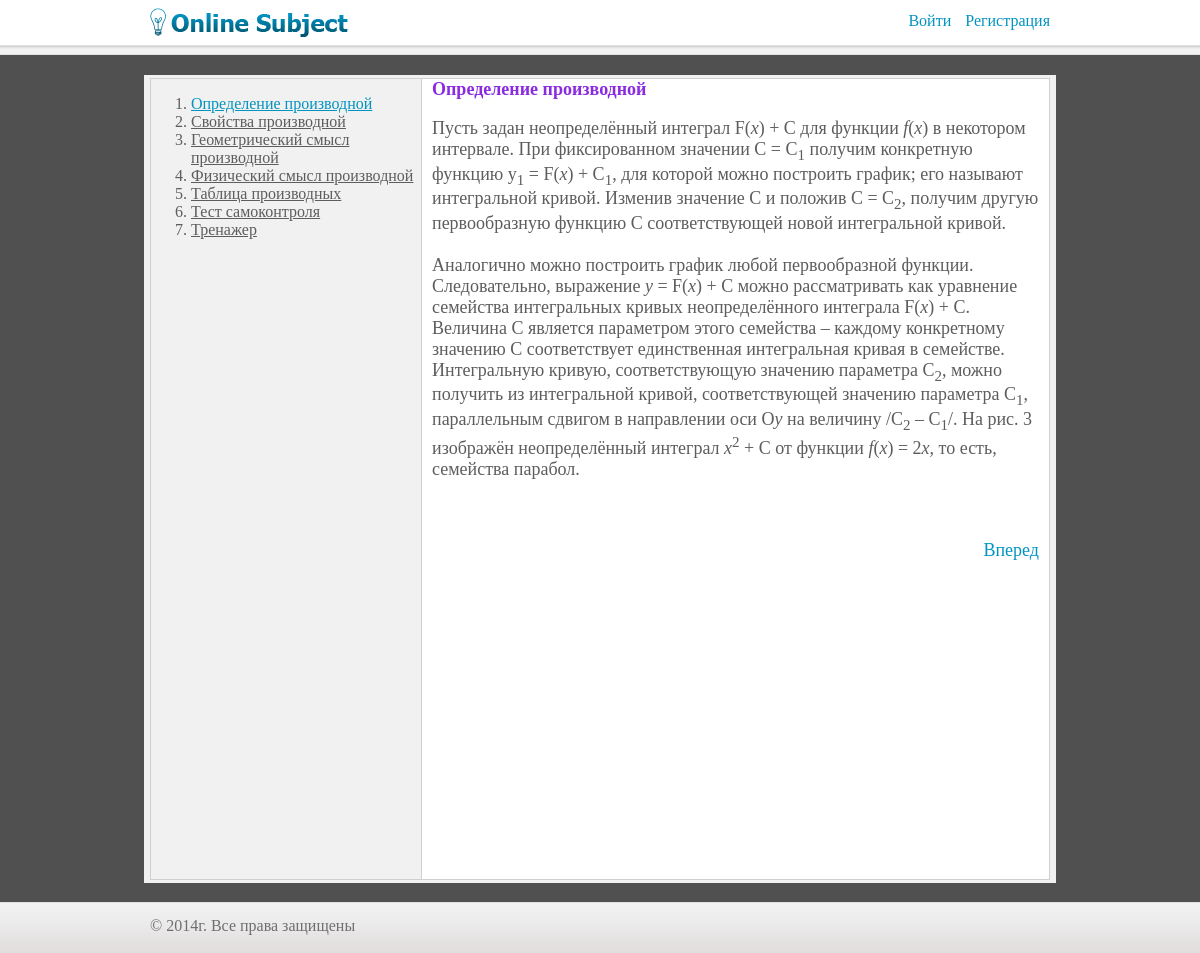
The app's page /pages/show/1 with its own data.
### tables this page shows
CREATE TABLE `tpages` (
  `id` mediumint(11) NOT NULL AUTO_INCREMENT,
  `name` varchar(200) DEFAULT NULL,
  `alias` varchar(200) DEFAULT NULL,
  `content` text,
  `themeId` int(11) NOT NULL DEFAULT '0',
  `parent` int(11) DEFAULT '0',
  `showDemo` int(11) DEFAULT '0',
  PRIMARY KEY (`id`)
);

CREATE TABLE `ttests` (
  `id` int(11) NOT NULL AUTO_INCREMENT,
  `name` varchar(200) DEFAULT NULL,
  `description` text,
  `themeId` int(11) DEFAULT '0',
  PRIMARY KEY (`id`)
);

### application/models/page.php (called while the page is built, shortened)
<?php
class Page extends CI_Model {
	public $table	=	'tpages';
	public function getById($page, $id) {
		$result	=	$this->db
							->select()
							->from($this->table)
							->where('id', $id)
							->get()
							->row()
							;
		$page->apply($result);
		return $page;
	}
	public function getByThemeId($page, $id) {
		$result	=	$this->db
							->select()
							->from($this->table)
							->where('themeId', $id)
							->order_by('id')
							->get()
							->result()
							;
		if(!empty($result)) {
			foreach ($result as $key=>$item) {
				$result[$key]	=	PageItem::factory()->apply($item);
			}
		} else {
			$result	=	array();
		}
		return $result;
	}
}
class PageItem {
	public function __construct($id = 0) {
		$this->load($id);
	}
	public static function factory($id = 0) {
		return new PageItem($id);
	}
	public function load($id = 0) {
		if($id != 0) {
			return $this->getModel()->getById($this, $id);
		} else {
			return $this;
		}
	}
	public function apply($object)	{
         return $this;
    }
    public function getCI() {
    	$ci =& get_instance();
        return $ci;
    }
	public function getModel() {
		return $this->getCI()->page;
	}
	public function getByThemeId($theme) {
		return $this->getModel()->getByThemeId($this, $theme);
	}
}
?>

### application/libraries/layout.php (called while the page is built, shortened)
<?php
class Layout
{
	private $_CI;
	private $_layout 		= 'layouts/default.php';
	private $_initialPath 	= '';
	public function __construct()
	{
		$this->_CI = & get_instance();
	}
	private function getCI()
	{
		return $this->_CI;
	}
	public function view($view, $params = false)
	{
		$data['content'] = $this->getCI()->load->view($this->_initialPath . $view, $params, true);
		$this->getCI()->load->view($this->_layout, $data);
	}
}
?>

### index.php (called while the page is built, shortened)
<?php
require_once BASEPATH.'core/CodeIgniter.php';

### application/models/theme.php (called while the page is built, shortened)
<?php
class Theme extends CI_Model {
	public $table	=	'tthemes';
	public function getById($theme, $id) {
		$result	=	$this->db
							->select()
							->from($this->table)
							->where('id', $id)
							->get()
							->row()
							;
		$theme->apply($result);
		return $theme;
	}
}
class ThemeItem {
	public function __construct($id = 0) {
		$this->load($id);
	}
	public static function factory($id = 0) {
		return new ThemeItem($id);
	}
	public function load($id = 0) {
		if($id != 0) {
			return $this->getModel()->getById($this, $id);
		} else {
			return $this;
		}
	}
	public function apply($object)	{
         return $this;
    }
    public function getCI() {
    	$ci =& get_instance();
        return $ci;
    }
	public function getModel() {
		return $this->getCI()->theme;
	}
}
?>

### application/models/test.php (called while the page is built, shortened)
<?php
class Test extends CI_Model {
	public $table	=	'ttests';
	public function getByThemeId($test, $id) {
		$result	=	$this->db
							->select()
							->from($this->table)
							->where('themeId', $id)
							->order_by('id')
							->get()
							->result()
							;
		if(!empty($result)) {
			foreach ($result as $key=>$item) {
				$result[$key]	=	TestItem::factory()->apply($item);
			}
		} else {
			$result	=	array();
		}
		return $result;
	}
}
class TestItem {
	public static function factory($id = 0) {
		return new TestItem($id);
	}
	public function load($id = 0) {
		if($id != 0) {
			return $this->getModel()->getById($this, $id);
		} else {
			return $this;
		}
	}
	public function apply($object)	{
         return $this;
    }
    public function getCI() {
    	$ci =& get_instance();
        return $ci;
    }
	public function getModel() {
		return $this->getCI()->test;
	}
	public function getByThemeId($theme) {
		return $this->getModel()->getByThemeId($this, $theme);
	}
}
?>

### application/models/user.php (called while the page is built, shortened)
<?php
class UserItem {
	public function load($id = 0) {
		if($id != 0) {
			return $this->getModel()->getById($this, $id);
		} else {
			return $this;
		}
	}
}
?>

### application/helpers/user_helper.php (called while the page is built)
<?php
class UserHelper
{
	static protected $_loggedInUser;
	public static function loggedIn()
	{
		if (self::$_loggedInUser == NULL || self::$_loggedInUser->id == 0) {
			$ci =& get_instance();
			$userSession = 	$ci->session->userdata('user');
			if (isset($userSession['id']) && !(empty($userSession['id']))) {
				self::$_loggedInUser = new UserItem($userSession['id']);
			}else {
				self::$_loggedInUser = new UserItem();
			}
		}
		return self::$_loggedInUser;
	}
}
?>

### application/views/pages/navigator.php (the view)
<ol>
	<?php foreach ($pages as $item):?>
		<li <?php echo !empty($item->parent) ? 'value="'.$item->parent .'"' : ''?>>
			<?php if(!empty($page)):?>
				<a href="<?php echo site_url('pages/show/'. $item->id)?>" <?php echo ($page->id == $item->id) ? 'class="active"' : ''?>><?php echo $item->name?></a>
			<?php else:?>
				<a href="<?php echo site_url('pages/show/'. $item->id)?>" ><?php echo $item->name?></a>
			<?php endif?>
		</li>
	<?php endforeach;?>
	<?php foreach ($tests as $item):?>
		<li>
		<?php if(!empty($test)):?>
				<a href="<?php echo site_url('tests/show/'. $item->id)?>" <?php echo ($test->id == $item->id) ? 'class="active"' : ''?>><?php echo $item->name?></a>
			<?php else:?>
				<a href="<?php echo site_url('tests/show/'. $item->id)?>" ><?php echo $item->name?></a>
			<?php endif?>
		</li>
	<?php endforeach;?>
</ol>

### application/controllers/pages.php (shortened to what this page needs)
<?php
class Pages extends CI_Controller {
	public function show($id) {
		$page		=	PageItem::factory($id);
		$page->content	=	preg_replace("/\[::([^::]*)::\]/", "<img src=\"". base_url()."images/formules/\$1\" />", $page->content);
		$page->content	=	str_replace('[----]', 'onclick="javascript: slide(this)" style="cursor: pointer; text-decoration: underline;"', $page->content);
		$theme		=	ThemeItem::factory($page->themeId);
		$pages		=	PageItem::factory()->getByThemeId($theme->id);
		$tests		=	TestItem::factory()->getByThemeId($theme->id);
		$this->layout->view('pages/page', array(
												'theme' => $theme,
												'page' => $page,
												'pages' => $pages,
												'tests' => $tests,
												'pageFlag' => true,
											));
	}
}
?>

### application/views/pages/page.php (shortened to what this page needs)
<div class="navbar">
	<?php $this->load->view('pages/navigator', array('pages' => $pages));?>
</div>
<div class="description">
	<?php echo $page->content?>
	<div class="links">
		<?php foreach ($pages as $key=>$item):?>
			<?php if($item->id == $page->id && $key != (count($pages) -1) ):?>
				<a href="<?php echo site_url('pages/show/'.$pages[$key+1]->id)?>" class="floatRight">Вперед</a>
			<?php endif;?>
		<?php endforeach;?>
	</div>
</div>

### application/views/common/header.php (shortened to what this page needs)
<?php
$userInfo	=	UserHelper::loggedIn();
?>
<html>
	<head>
	</head>
	<link rel="stylesheet" type="text/css" href="<?php echo base_url()?>css/main.css">
	<div id="content">
		<div class="header_content">
			<div class="header">
				<h1>
					<a class="logo" href="<?php echo site_url()?>">
						<img alt="OnlineSubjects" src="<?php echo base_url()?>images/logo.png" />
					</a>
				</h1>
				<?php if($userInfo->id > 0):?>
					<div class="account">
						Привет, <a style="padding: 0px;" href="<?php echo site_url('users/account')?>"><?php echo trim($userInfo->firstName . ' ' . $userInfo->lastName)?></a> <a href="<?php echo site_url('users/logout')?>">Выйти</a>
					</div>
				<?php else:?>
					<div class="account">
						<a href="<?php echo site_url('users/login')?>">Войти</a>
						<a href="<?php echo site_url('users/signup')?>">Регистрация</a>
					</div>
				<?php endif;?>
			</div>
		</div>
		<div class="header_line">&nbsp;</div>
		<div class="content" style="<?php echo (!empty($pageFlag)) ? "background: #F1F1F1;" : '' ?>" >
			<div class="inside" style="<?php echo (!empty($home)) ? "min-height: 630px;" : '' ?>" >

### application/views/layouts/default.php
<?php $this->load->view('common/header')?>
        <?php echo $content?>
<?php $this->load->view('common/footer')?>

### application/views/common/footer.php
			</div>
		</div>
		<div class="push">&nbsp;</div>
	</div>
	<div class="footer">
		<div class=text>&copy; <?php echo date('Y') ?>г. Все права защищены</div>
	</div>
</html>

### css/main.css (style rules this page uses)
a { text-decoration: none; }
a:link, a:visited { color: #0293C1; }
.floatRight { float: right; }
.push { height: 50px; }
div { display: block; }
#content { min-height: 100%; height: auto !important; min-height: 100%; height: auto; margin: 0 auto -51px; width: 100%; background: #505050; }
.header_content { background: white; }
.header { background: white; height: 45px; width: 900px; margin: 0 auto; }
.header h1 { width: 300px; float: left; position: relative; padding: 8px 0; margin: 0px; }
.header .account { width: 300px; float: right; position: relative; text-align: right; padding: 12px 0; }
.header_line { background: url("../images/header_line.png") repeat-x; height: 10px; }
.header .account a { padding-left: 10px; }
.content { width: 900px; position: relative; display: block; margin: 20px auto; background: white; padding: 3px 6px; }
.content .inside { border: 1px solid #CFCFCF; min-height: 100%; color: #5D5D5D; }
.content .navbar { width: 270px; float: left; position: relative; min-height: 100%; height: auto; }
.content .navbar a { color: #5D5D5D; text-decoration: underline; }
.content .navbar a.active { color: #0293C1; }
.content .description { width: 607px; float: left; position: relative; padding: 0 10px; background: white; border-left: 1px solid #CFCFCF; min-height: 100%; font-size: 18px; }
.content .description > strong { color: blueviolet; }
.footer { background: url("../images/footer.png") repeat-x; height: 51px; }
.footer .text { width: 900px; margin: 0 auto; padding: 15px 0; color: #706F6F; }

### records on screen
tpages: name "Определение производной", content "Определение производной Пусть задан неопределённый интеграл F( х ) + С для функции f ( х ) в некотором интервале. При фиксированном значении С = С 1 получим конкретную функцию у 1 = F( х ) + С 1 , для которой можно построить график; его называют интегральной кривой. Изменив значение С и положив С = С 2 , получим другую первообразную функцию С соответствующей новой интегральной кривой. Аналогично можно построить график любой первообразной функции. Следовательно, выражение у = F( х ) + С можно рассматривать как уравнение семейства интегральных кривых неопределённого интеграла F( х ) + С. Величина С является параметром этого семейства – каждому конкретному значению С соответствует единственная…"
tpages: name "Свойства производной"
tpages: name "Геометрический смысл производной"
tpages: name "Физический смысл производной"
tpages: name "Таблица производных"
ttests: name "Тест самоконтроля"
ttests: name "Тренажер"
